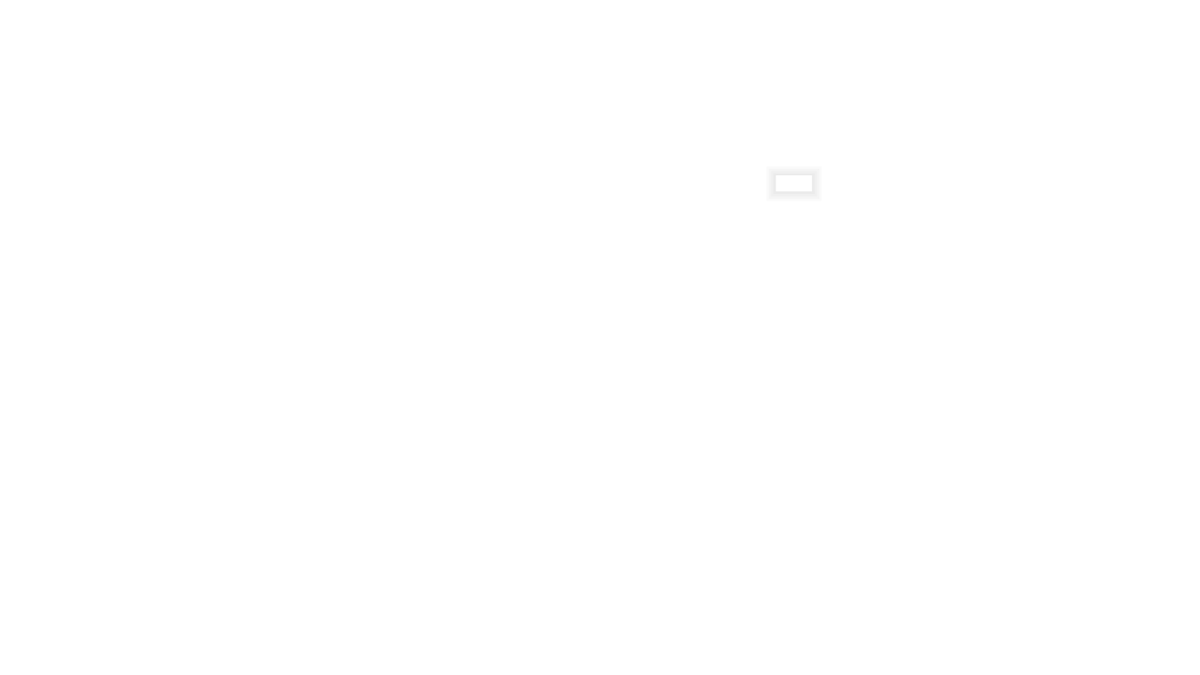
Frame 1 (no input)
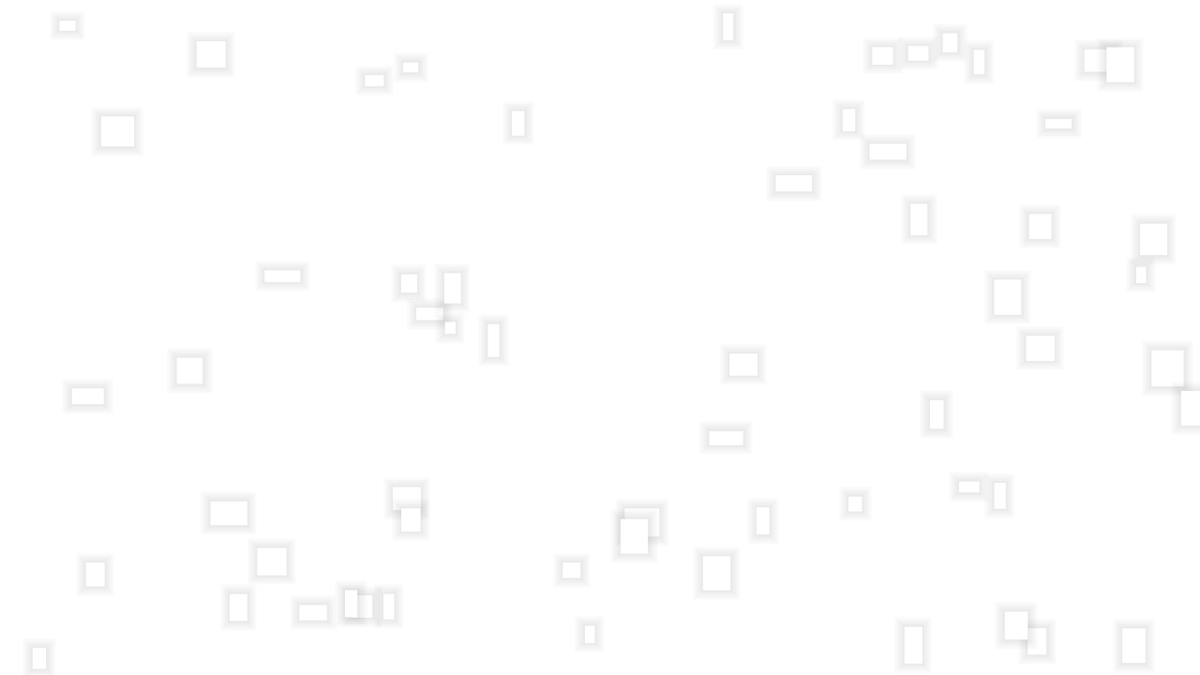
Frame 60 (the mouse pressed at the canvas centre just before this capture)
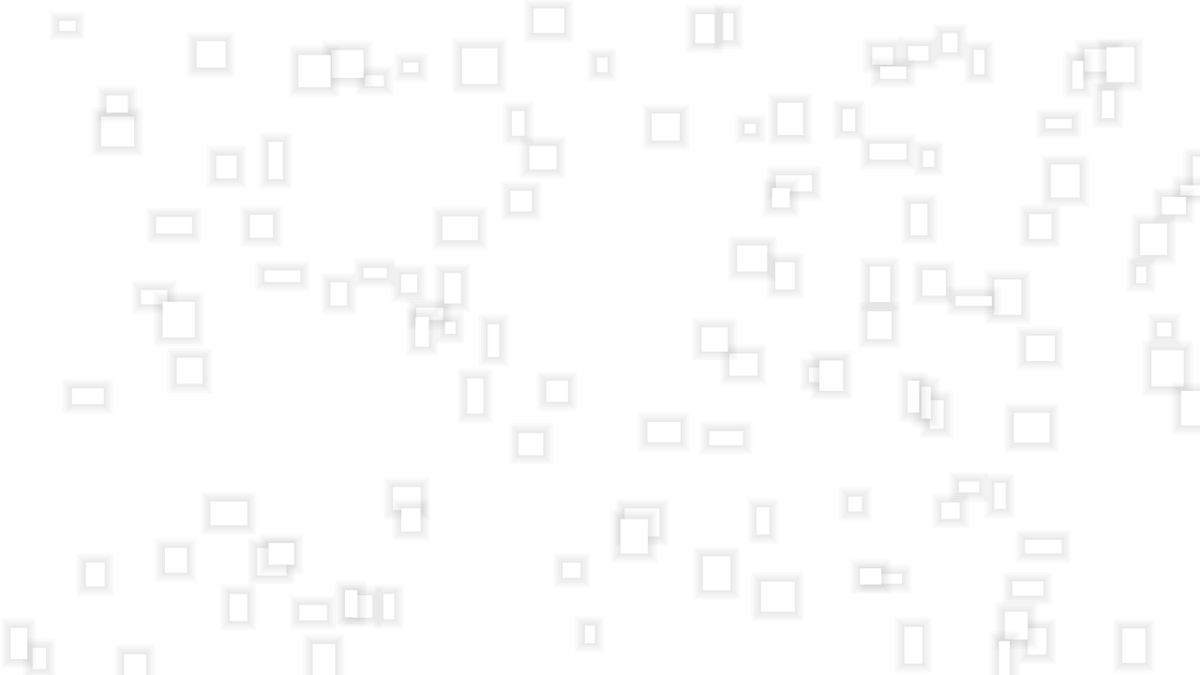
Frame 120 (the mouse held since frame 60 and released just before this capture)

The Processing sketch that drew these frames (run headless with seeded random() and noise(); from frame 60 on, the mouse is pressed at the canvas centre):

// Processing sketch: SimpleShadows
// ── SimpleShadows.pde


void setup(){
  size(1280,720);
  background(255);
}

void draw(){
  float x, y, a, b;
  x = random(width);
  y=random(height);
  a=random(10,40);
  b=random(10,40);
  noFill();
  for(int i=0;i<5;i++){
    strokeWeight(5*i);
    stroke(0, 5);
    rect(x,y,a,b);
  }
  noStroke();
  fill(255);
  rect(x,y,a,b);
}
